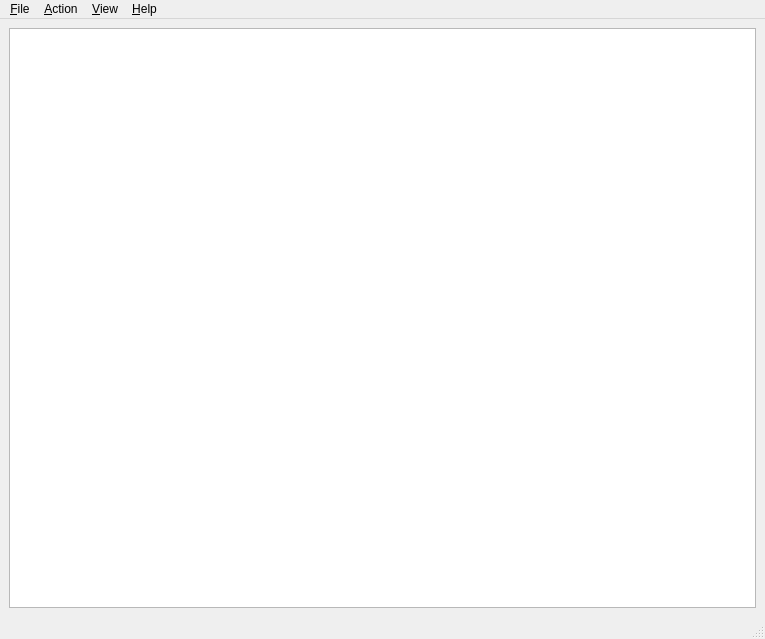
<?xml version="1.0" encoding="UTF-8"?>
<ui version="4.0">
    <class>MainWindow</class>
    <widget class="QMainWindow" name="MainWindow">
        <property name="geometry">
            <rect>
                <x>0</x>
                <y>0</y>
                <width>765</width>
                <height>639</height>
            </rect>
        </property>
        <property name="windowTitle">
            <string>Device Manager</string>
        </property>
        <widget class="QWidget" name="centralwidget">
            <layout class="QHBoxLayout" name="horizontalLayout">
                <item>
                    <widget class="QTreeView" name="treeView">
                        <property name="animated">
                            <bool>true</bool>
                        </property>
                        <attribute name="headerVisible">
                            <bool>false</bool>
                        </attribute>
                    </widget>
                </item>
            </layout>
        </widget>
        <widget class="QMenuBar" name="menubar">
            <property name="geometry">
                <rect>
                    <x>0</x>
                    <y>0</y>
                    <width>765</width>
                    <height>22</height>
                </rect>
            </property>
            <widget class="QMenu" name="menuFile">
                <property name="title">
                    <string>&amp;File</string>
                </property>
                <addaction name="actionOptions" />
                <addaction name="actionExit" />
            </widget>
            <widget class="QMenu" name="menuAction">
                <property name="title">
                    <string>&amp;Action</string>
                </property>
                <addaction name="actionUpdateDriver" />
                <addaction name="actionAddDrivers" />
                <addaction name="separator" />
                <addaction name="actionScanForHardwareChanges" />
                <addaction name="actionAddLegacyHardware" />
                <addaction name="separator" />
                <addaction name="actionDevicesAndPrinters" />
                <addaction name="actionHelp" />
            </widget>
            <widget class="QMenu" name="menuView">
                <property name="title">
                    <string>&amp;View</string>
                </property>
                <addaction name="actionDevicesByType" />
                <addaction name="actionDevicesByConnection" />
                <addaction name="actionDevicesByContainer" />
                <addaction name="actionDevicesByDriver" />
                <addaction name="actionDriversByType" />
                <addaction name="actionDriversByDevice" />
                <addaction name="actionResourcesByType" />
                <addaction name="actionResourcesByConnection" />
                <addaction name="separator" />
                <addaction name="actionShowHiddenDevices" />
                <addaction name="actionCustomize" />
            </widget>
            <widget class="QMenu" name="menuHelp">
                <property name="title">
                    <string>&amp;Help</string>
                </property>
                <addaction name="actionHelpTopics" />
                <addaction name="actionWebsite" />
                <addaction name="separator" />
                <addaction name="actionAbout" />
            </widget>
            <addaction name="menuFile" />
            <addaction name="menuAction" />
            <addaction name="menuView" />
            <addaction name="menuHelp" />
        </widget>
        <widget class="QStatusBar" name="statusbar" />
        <action name="actionExit">
            <property name="text">
                <string>Exit</string>
            </property>
        </action>
        <action name="actionOptions">
            <property name="text">
                <string>Options....</string>
            </property>
        </action>
        <action name="actionUpdateDriver">
            <property name="text">
                <string>Update driver</string>
            </property>
            <property name="visible">
                <bool>false</bool>
            </property>
        </action>
        <action name="actionAddDrivers">
            <property name="text">
                <string>Add drivers</string>
            </property>
        </action>
        <action name="actionScanForHardwareChanges">
            <property name="text">
                <string>Scan for hardware changes</string>
            </property>
        </action>
        <action name="actionAddLegacyHardware">
            <property name="text">
                <string>Add legacy hardware</string>
            </property>
        </action>
        <action name="actionDevicesAndPrinters">
            <property name="text">
                <string>Devices and Printers</string>
            </property>
        </action>
        <action name="actionHelp">
            <property name="text">
                <string>Help</string>
            </property>
        </action>
        <action name="actionDevicesByType">
            <property name="checkable">
                <bool>true</bool>
            </property>
            <property name="checked">
                <bool>true</bool>
            </property>
            <property name="text">
                <string>D&amp;evices by type</string>
            </property>
        </action>
        <action name="actionDevicesByConnection">
            <property name="checkable">
                <bool>true</bool>
            </property>
            <property name="text">
                <string>De&amp;vices by connection</string>
            </property>
        </action>
        <action name="actionDevicesByContainer">
            <property name="checkable">
                <bool>true</bool>
            </property>
            <property name="text">
                <string>Devi&amp;ces by container</string>
            </property>
        </action>
        <action name="actionDevicesByDriver">
            <property name="checkable">
                <bool>true</bool>
            </property>
            <property name="text">
                <string>Dev&amp;ices by driver</string>
            </property>
        </action>
        <action name="actionDriversByType">
            <property name="checkable">
                <bool>true</bool>
            </property>
            <property name="text">
                <string>Drive&amp;rs by type</string>
            </property>
        </action>
        <action name="actionDriversByDevice">
            <property name="checkable">
                <bool>true</bool>
            </property>
            <property name="text">
                <string>Driver&amp;s by device</string>
            </property>
        </action>
        <action name="actionResourcesByType">
            <property name="checkable">
                <bool>true</bool>
            </property>
            <property name="text">
                <string>Resources by t&amp;ype</string>
            </property>
        </action>
        <action name="actionResourcesByConnection">
            <property name="checkable">
                <bool>true</bool>
            </property>
            <property name="text">
                <string>Resources by co&amp;nnection</string>
            </property>
        </action>
        <action name="actionShowHiddenDevices">
            <property name="checkable">
                <bool>true</bool>
            </property>
            <property name="text">
                <string>Sho&amp;w hidden devices</string>
            </property>
        </action>
        <action name="actionCustomize">
            <property name="text">
                <string>C&amp;ustomize...</string>
            </property>
        </action>
        <action name="actionHelpTopics">
            <property name="text">
                <string>Help Topics</string>
            </property>
        </action>
        <action name="actionWebsite">
            <property name="text">
                <string>Website</string>
            </property>
        </action>
        <action name="actionAbout">
            <property name="text">
                <string>About Device Manager...</string>
            </property>
            <property name="toolTip">
                <string>About Device Manager</string>
            </property>
            <property name="statusTip">
                <string>Show the application's About box</string>
            </property>
        </action>
    </widget>
    <resources />
    <connections>
        <connection>
            <sender>actionExit</sender>
            <signal>triggered()</signal>
            <receiver>MainWindow</receiver>
            <slot>close()</slot>
            <hints>
                <hint type="sourcelabel">
                    <x>-1</x>
                    <y>-1</y>
                </hint>
                <hint type="destinationlabel">
                    <x>463</x>
                    <y>359</y>
                </hint>
            </hints>
        </connection>
    </connections>
</ui>
